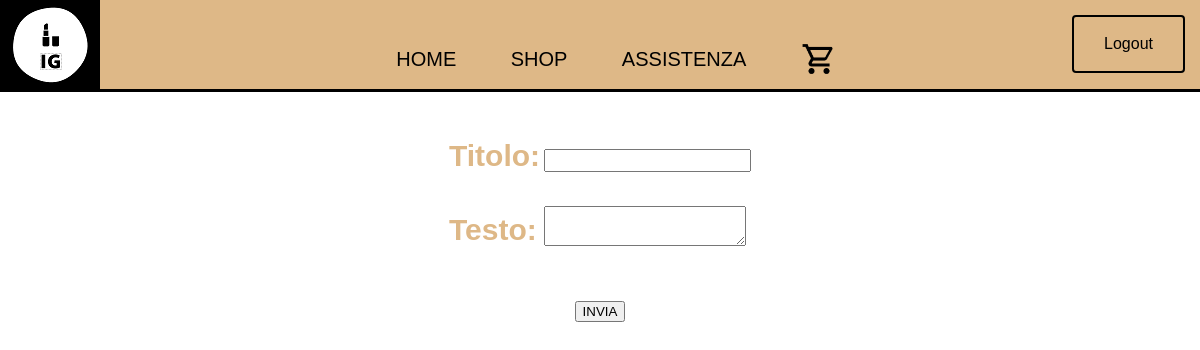
The app's page /pagine/login/recensioni.php (signed in), older data.
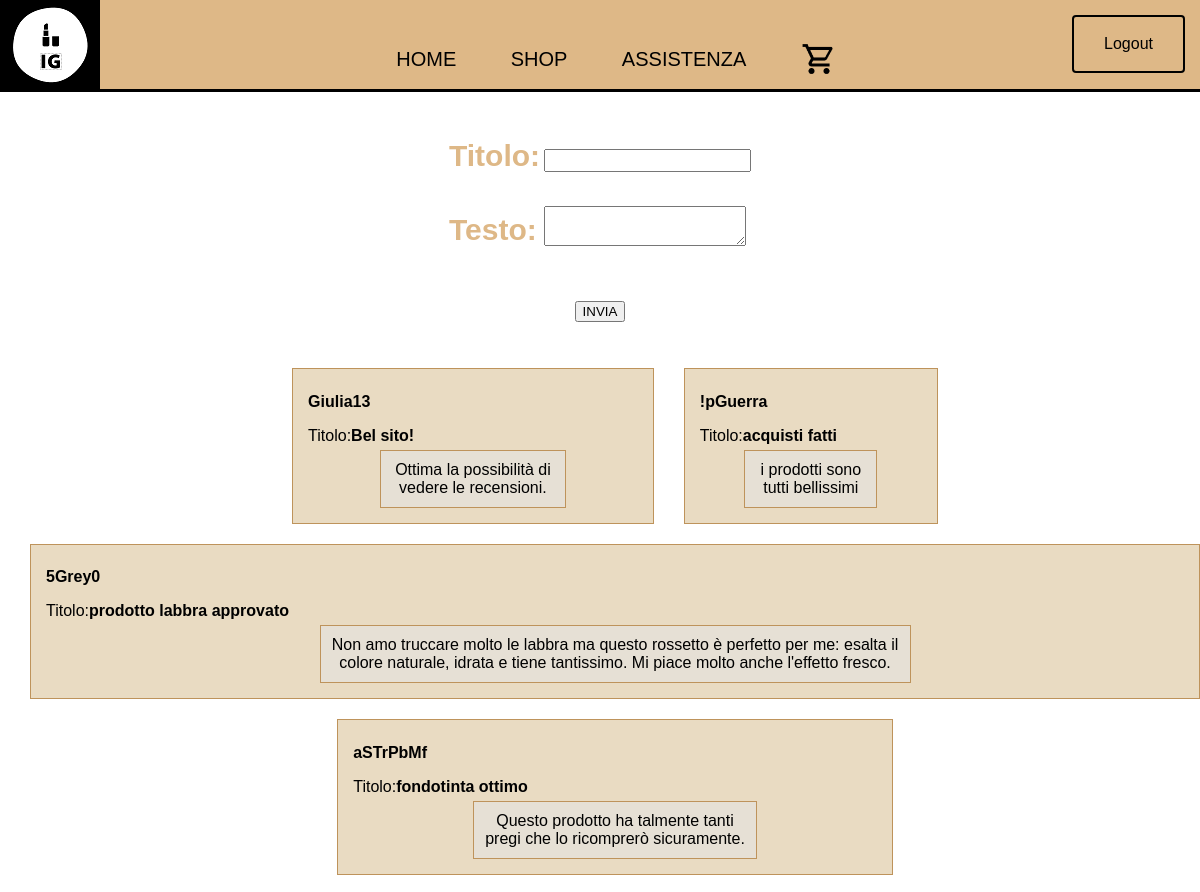
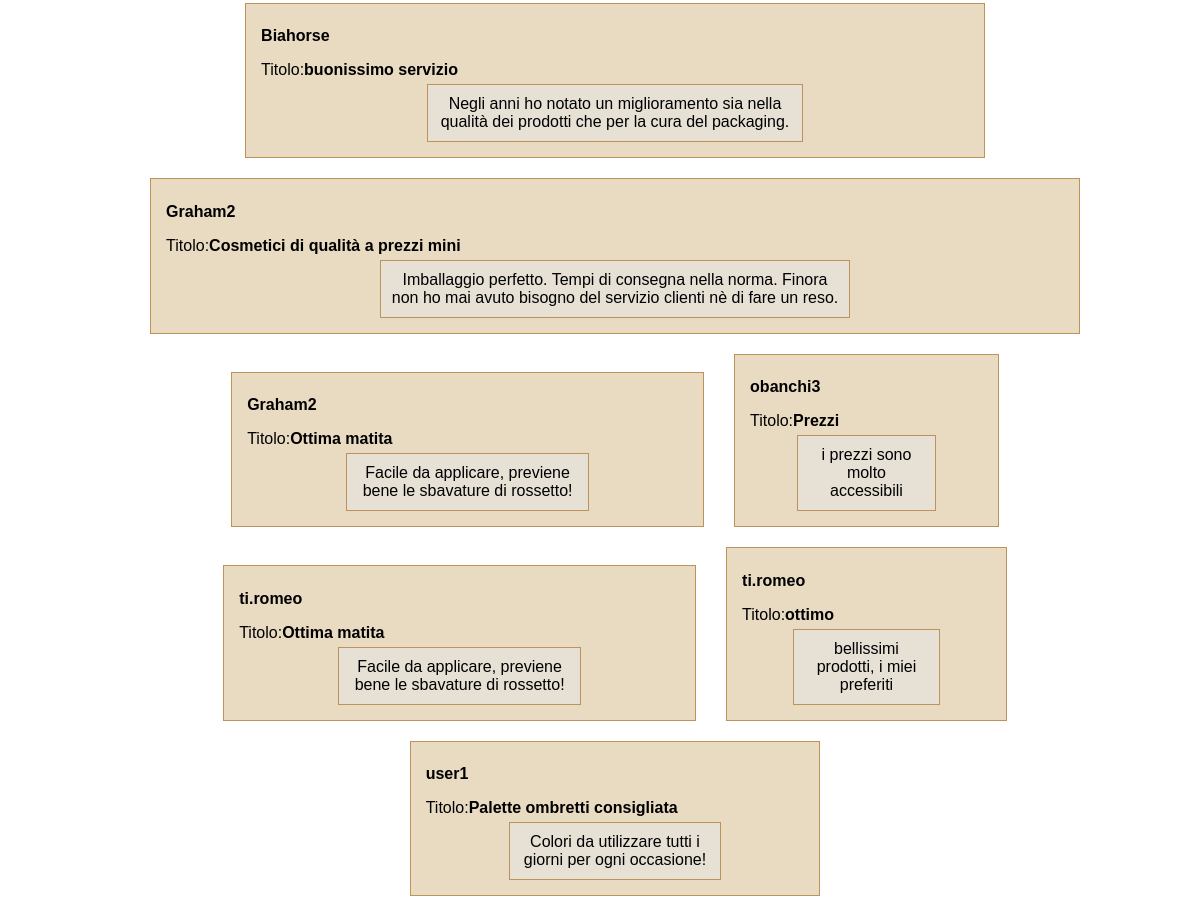
The same page, newer data (2 pictures, top to bottom).
### tables this page shows
CREATE TABLE IF NOT EXISTS `recensione` (
  `titolo` char(100) NOT NULL DEFAULT '',
  `testo` longtext NOT NULL,
  `username` char(50) NOT NULL DEFAULT '',
  PRIMARY KEY (`username`,`titolo`),
  CONSTRAINT `FK_recensione_utente` FOREIGN KEY (`username`) REFERENCES `utente` (`username`) ON UPDATE CASCADE
);

### pagine/login/recensioni.php (the view, shortened to what this page needs)
<?php
    $username = $_SESSION["username"];
    $conn = new mysqli("localhost", "root", "", "negozio_gbg");
?>
<!DOCTYPE html>
<html lang="it">
<head>
    <link rel="stylesheet" href="https://cdnjs.cloudflare.com/ajax/libs/meyer-reset/2.0/reset.min.css" />
    <link rel="stylesheet" href="../../style.css">
    <link rel="stylesheet" href="https://cdnjs.cloudflare.com/ajax/libs/flickity/2.2.1/flickity.min.css" />
</head>
<body>
    <div class="header">
        <div class="logo">
            <img src="../../immagini/logo.png" alt="immagine non disponibile">
        </div>
        <ul class="menu">
            <li>
                <a href="account.php">
                    <div class="elenco">HOME</div>
                </a>
            </li>
            <li class="has-children">
                <a href="../shop.php">
                    <div class="elenco">SHOP</div>
                </a>
            </li>
            <li>
                <a href="assistenza_login.php">
                    <div class="elenco">ASSISTENZA</div>
                </a>
            </li>
            <li>
                <a href="carrello.php">
                    <div class="iconacarrello"><img src="../../immagini/iconacarrello.png" alt="immagine non disponibile"></div>
                </a>
            </li>
        </ul>
        <div class="cta">
            <a href="../logout.php" class="buttona">Logout</a>
        </div>
    </div>
<form action="<?php $_SERVER['PHP_SELF'] ?>" method="post">
			<table class="form_recensioni" style="margin-top: 100px;">
			<br><br>
            <tr>
					<td>Titolo:</td> <td><input class="grandezzainput" type="text" name="titolo" required></td>
				</tr>
                <tr>
					<td>Testo:</td> <td><textarea class="grandezzainput" type="bigtext" name="testo" required></textarea></td>
				</tr>
            </table>
			<p><input class="pulsanti" type="submit" value="INVIA"></p>
		</form>
        <?php
            $myquery = "SELECT *
            FROM recensione
            WHERE username = '" . $username . "'";
            $ris = $conn->query($myquery) or die("<p>Query fallita!".$conn->error."</p>");
            if ($ris->num_rows > 0) {
                foreach ($ris as $riga) {
                    echo '<div class="recensione">';
                    echo "<p>". $riga["username"] ."</p>";
                    echo '<div class="titolo"> Titolo:<span class="bold">'. $riga["titolo"] .'</span></div>';
                    echo '<div class="testo">'. $riga["testo"] .'<br></div>';
                    echo '</div>';
                }
            }
            $myquery = "SELECT *
            FROM recensione
            WHERE username != '" . $username . "'";
            $ris = $conn->query($myquery) or die("<p>Query fallita!".$conn->error."</p>");
            if ($ris->num_rows > 0) {
                foreach ($ris as $riga) {
                    echo '<div class="recensione">';
                    echo "<p>". $riga["username"] ."</p>";
                    echo '<div class="titolo"> Titolo:<span class="bold">'. $riga["titolo"] .'</span></div>';
                    echo '<div class="testo">'. $riga["testo"] .'<br></div>';
                    echo '</div>';
                }
            }
            ?>

### style.css (style rules this page uses)
body { font-family: Muli, Arial, Helvetica, sans-serif; font-size: 16px; margin: 0px; background-position: center center; background-repeat: no-repeat; background-size: cover; position: relative; height: 100vh; text-align: center; }
a { text-decoration: none; }
p { color: black; padding-bottom: 30px; }
.buttona { padding: 18px 30px; background: brg(0, 0, 0); color: black; border: solid 2px black; display: inline-block; border-radius: 4px; margin: 15px }
.iconacarrello img { width: 3%; height: auto; position: fixed; }
.header { background-color: burlywood; width: 100%; position: fixed; top: 0; left: 0; right: 0; padding: 0px; display: flex; border-bottom: solid 3px black; height: 89px; justify-content: space-between; z-index: 5; }
.logo { z-index: 1; }
.menu { width: 100%; }
.menu li { display: inline-block; text-transform: uppercase; position: relative; font-size: 14px; }
.menu li a { color: black; padding: 25px; display: block; font-size: 20px; }
.elenco { transition: all 1s ease; font-size: normal; }
.menu a { display: block; color: black; transition: .3s; justify-content: center; }
.grandezzainput { font-size: 15px; }
.pulsanti { text-align: center; }
.recensione { display: inline-block; background-color: #e9dbc2; border: 1.5px solid #be935b; text-align: center; margin: auto; margin-bottom: 20px; margin-left: 30px; padding: 15px; padding-top: 7.5px; }
.recensione p { font-weight: bold; padding-bottom: 0px; text-align: left; }
.titolo { text-align: left; }
.bold { font-weight: bold; }
.testo { display: inline-block; background-color: #e6e0d5; border: 1px solid #be935b; margin-top: 5px; padding: 10px; width: 50%; }
.form_recensioni { color: burlywood; text-align: left; margin: auto; font-size: 30px; font-family: sans-serif; margin-top: 40px; font-weight: bold; }
.form_recensioni td { padding-bottom: 30px; }

Row changes from the older to the newer data that the page shows:
added recensione: username "Giulia13", titolo "Bel sito!", testo "Ottima la possibilità di vedere le recensioni."
added recensione: username "!pGuerra", titolo "acquisti fatti", testo "i prodotti sono tutti bellissimi"
added recensione: username "5Grey0", titolo "prodotto labbra approvato", testo "Non amo truccare molto le labbra ma questo rossetto è perfetto per me: esalta il colore naturale, idrata e tiene tantissimo. Mi piace molto anche l'effetto fresco."
added recensione: username "aSTrPbMf", titolo "fondotinta ottimo", testo "Questo prodotto ha talmente tanti pregi che lo ricomprerò sicuramente."
added recensione: username "Biahorse", titolo "buonissimo servizio", testo "Negli anni ho notato un miglioramento sia nella qualità dei prodotti che per la cura del packaging."
added recensione: username "Graham2", titolo "Cosmetici di qualità a prezzi mini", testo "Imballaggio perfetto. Tempi di consegna nella norma. Finora non ho mai avuto bisogno del servizio clienti nè di fare un reso."
added recensione: username "Graham2", titolo "Ottima matita", testo "Facile da applicare, previene bene le sbavature di rossetto!"
added recensione: username "obanchi3", titolo "Prezzi", testo "i prezzi sono molto accessibili"
added recensione: username "ti.romeo", titolo "Ottima matita", testo "Facile da applicare, previene bene le sbavature di rossetto!"
added recensione: username "ti.romeo", titolo "ottimo", testo "bellissimi prodotti, i miei preferiti"
added recensione: username "user1", titolo "Palette ombretti consigliata", testo "Colori da utilizzare tutti i giorni per ogni occasione!"
